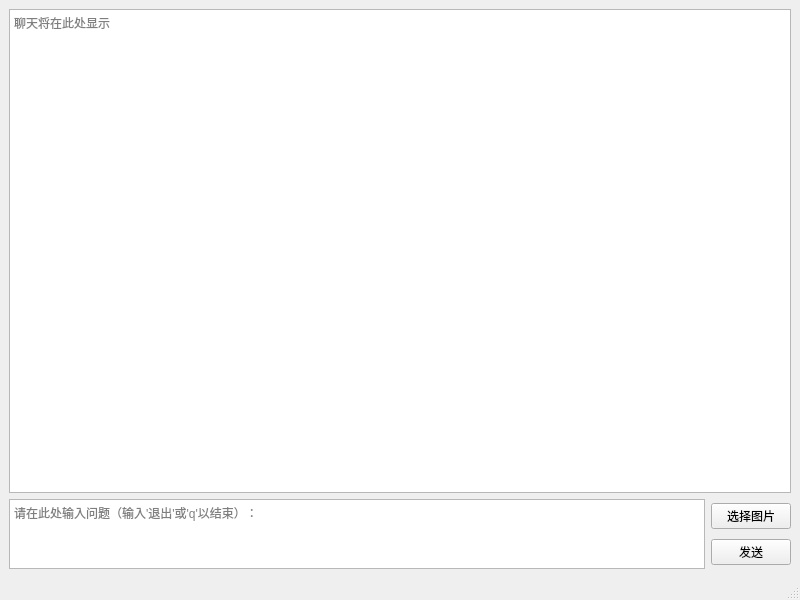
<?xml version="1.0" encoding="UTF-8"?>
<ui version="4.0">
 <class>MainWindow</class>
 <widget class="QMainWindow" name="MainWindow">
  <property name="geometry">
   <rect>
    <x>0</x>
    <y>0</y>
    <width>800</width>
    <height>600</height>
   </rect>
  </property>
  <property name="windowTitle">
   <string>MainWindow</string>
  </property>
  <widget class="QWidget" name="centralwidget">
   <layout class="QVBoxLayout" name="verticalLayout_2" stretch="9,1">
    <item>
     <widget class="QTextEdit" name="chat_box">
      <property name="readOnly">
       <bool>true</bool>
      </property>
      <property name="placeholderText">
       <string>聊天将在此处显示</string>
      </property>
     </widget>
    </item>
    <item>
     <layout class="QHBoxLayout" name="horizontalLayout">
      <item>
       <widget class="QTextEdit" name="input_box">
        <property name="placeholderText">
         <string>请在此处输入问题（输入'退出'或'q'以结束）：</string>
        </property>
       </widget>
      </item>
      <item>
       <layout class="QVBoxLayout" name="verticalLayout">
        <item>
         <widget class="QPushButton" name="pushButton">
          <property name="text">
           <string>选择图片</string>
          </property>
         </widget>
        </item>
        <item>
         <widget class="QPushButton" name="input_button">
          <property name="text">
           <string>发送</string>
          </property>
         </widget>
        </item>
       </layout>
      </item>
     </layout>
    </item>
   </layout>
  </widget>
  <widget class="QMenuBar" name="menubar">
   <property name="geometry">
    <rect>
     <x>0</x>
     <y>0</y>
     <width>800</width>
     <height>33</height>
    </rect>
   </property>
  </widget>
  <widget class="QStatusBar" name="statusbar"/>
 </widget>
 <resources/>
 <connections/>
</ui>
